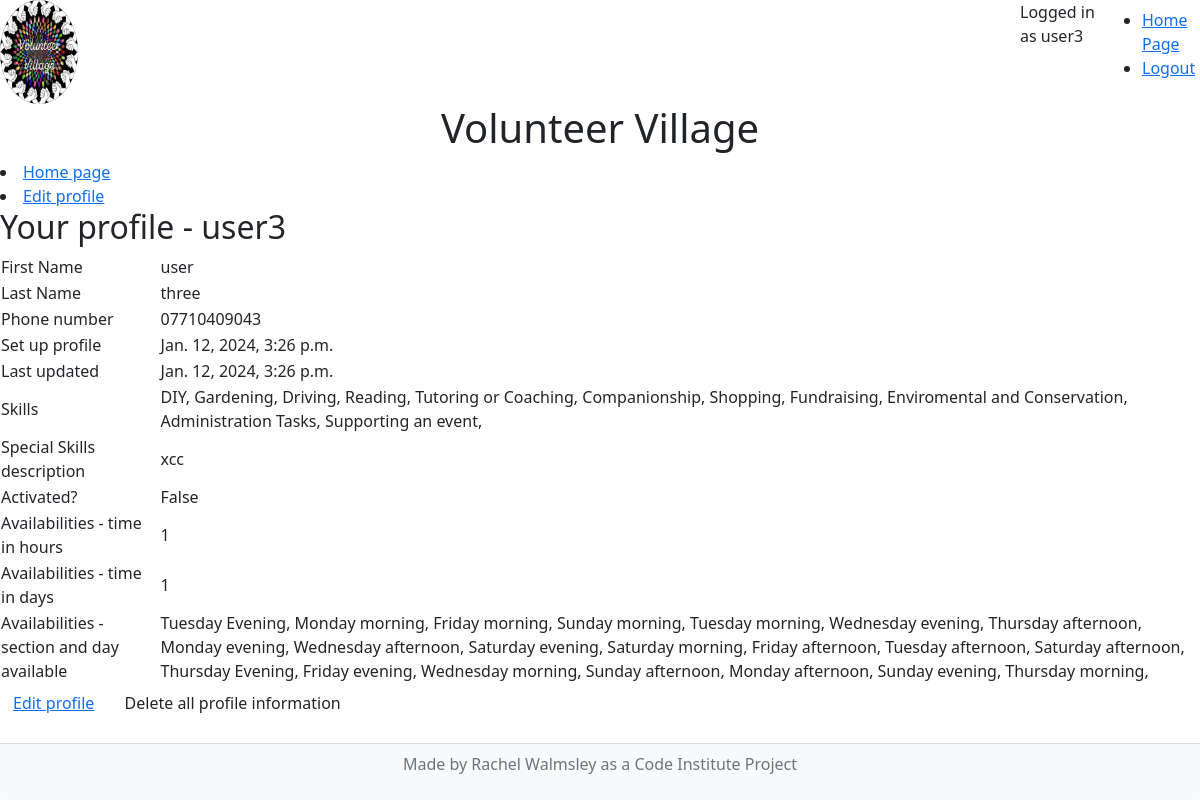
The app's page /volunteer/read_profile (signed in) with its own data.
### volunteer/models.py (models this page shows, shortened)
class VolunteerProfile(models.Model):
    user_name = models.OneToOneField(User, on_delete=models.CASCADE)
    name = models.CharField(max_length=128)
    fname = models.CharField(
        max_length=50,
        null=False,
        blank=False,
        verbose_name='First Name',
        help_text='format: required, max_length=50',
    )
    lname = models.CharField(
        max_length=50,
        null=False,
        blank=False,
        verbose_name='Last Name',
        help_text='format: required, max_length=50',
    )
    phone = models.CharField(
        max_length=12,
        blank=False,
        null=False,
    )
    created_on = models.DateTimeField(
        auto_now_add=True,
    )
    updated_on = models.DateTimeField(
        auto_now_add = True,
    )
    skilled = models.ManyToManyField(
        SkillChoices,
        verbose_name=("Activity options"),
        related_name="VolunteerProfiles")
    special_skills_description = models.TextField(
        null=False,
        blank=True,
        verbose_name='special skills description',
        max_length = 500,
    )
    activated = models.BooleanField(
        default=False,
    )
    time_length_hours = models.PositiveSmallIntegerField(
        default=0,
        validators=[
            MaxValueValidator(168), #168 hours in a week
        ])
    time_length_days = models.PositiveSmallIntegerField(
        default=0,
        validators=[
            MaxValueValidator(7), #7 days in a week
        ])
    mon_am = models.BooleanField(
        default=False,
        verbose_name="Monday morning",
    )
    mon_pm = models.BooleanField(
        default=False,
        verbose_name="Monday afternoon",
    )
    mon_ev = models.BooleanField(
        default=False,
        verbose_name="Monday evening",
    )
    tue_am = models.BooleanField(
        default=False,
        verbose_name="Tuesday morning",
    )
    tue_pm = models.BooleanField(
        default=False,
        verbose_name="Tuesday afternoon",
    )
    tue_ev = models.BooleanField(
        default=False,
        verbose_name="Tuesday Evening",
    )
    wed_am = models.BooleanField(
        default=False,
        verbose_name="Wednesday morning",
    )
    wed_pm = models.BooleanField(
        default=False,
        verbose_name="Wednesday afternoon",
    )
    wed_ev = models.BooleanField(
        default=False,
        verbose_name="Wednesday evening",
    )
    thu_am = models.BooleanField(
        default=False,
        verbose_name="Thursday morning",
    )
    thu_pm = models.BooleanField(
        default=False,
        verbose_name="Thursday afternoon",
    )
    thu_ev = models.BooleanField(
        default=False,
        verbose_name="Thursday Evening",
    )
    fri_am = models.BooleanField(
        default=False,
        verbose_name="Friday morning",
    )
    fri_pm = models.BooleanField(
        default=False,
        verbose_name="Friday afternoon",
    )
    fri_ev = models.BooleanField(
        default=False,
        verbose_name="Friday evening",
    )
    sat_am = models.BooleanField(
        default=False,
        verbose_name="Saturday morning",
    )
    sat_pm = models.BooleanField(
        default=False,
        verbose_name="Saturday afternoon",
    )
    sat_ev = models.BooleanField(
        default=False,
        verbose_name="Saturday evening",
    )
    sun_am = models.BooleanField(
        default=False,
        verbose_name="Sunday morning",
    )
    sun_pm = models.BooleanField(
        default=False,
        verbose_name="Sunday afternoon",
    )
    sun_ev = models.BooleanField(
        default=False,
        verbose_name="Sunday evening",
    )

class SkillChoices(models.Model):
    name= models.CharField(max_length=50)

### volunteer/views.py (the view)
# urls.py: path("volunteer/read_profile", views.read_profile, name="read"),
def read_profile(request):
    pk_logged_in = request.user.pk
    profile = get_object_or_404(VolunteerProfile, user_name_id = pk_logged_in)
    peoples = VolunteerProfile.objects.filter(user_name_id=pk_logged_in).values()
    skills = profile.skilled.values()
    true_pairs = [{key for key, value in people.items() if value is True} for people in peoples]
    sessions =[]
    for true_pair in true_pairs:
        for pair in true_pair:
            pair = get_verbose_name(pair)
            sessions.append(pair)
    print(true_pairs)
    context = {
        'peoples': peoples,
        'pk_logged_in': pk_logged_in,
        'true_pairs': true_pairs,
        'skills': skills,
        'sessions': sessions
    }
    return render(request, 'volunteer/read_profile.html', context)

### volunteer/views.py (called while the page is built)
def get_verbose_name(name):
    session = VolunteerProfile._meta.get_field(name)
    verbose = session.verbose_name
    return verbose

### templates/volunteer/read_profile.html (shortened to what this page needs)
{% extends "base.html" %}
{% block content %}
<li>
    <a href="{% url 'index' %}">Home page</a>
</li>
<li>
    <a href="{% url 'edit' %}">Edit profile</a>
</li>
<h2>Your profile - {{ user.username }} </h3>
<table>
    {% for individual in peoples %}
    <tr>
        <td>First Name</td>
        <td>{{ individual.fname }} </td>
    </tr>
    <tr>
        <td>Last Name</td>
        <td>{{ individual.lname }}</td>
    </tr>
    <tr>
        <td>Phone number</td>
        <td>{{ individual.phone }}</td>
    </tr>
    <tr>
        <td>Set up profile</td>
        <td>{{ individual.created_on }}</td>
    </tr>
    <tr>
        <td>Last updated</td>
        <td>{{ individual.updated_on }}</td>
    </tr>
    <tr>
        <td>Skills </td>
        <td>
            {% for skill in skills %}
                {{ skill.name }},
            {%endfor %}
        </td>
    </tr>
    <tr>
        <td>Special Skills description</td>
        <td>{{ individual.special_skills_description }}</td>
    </tr>
    <tr>
        <td>Activated?</td>
        <td>{{ individual.activated }}</td>
    </tr>
    <tr>
        <td>Availabilities - time in hours</td>
        <td>{{ individual.time_length_hours }}</td>
    </tr>
    <tr>
        <td>Availabilities - time in days</td>
        <td>{{ individual.time_length_days }}
    </tr>
    {% endfor %}
    <tr>
        <td>Availabilities - section and day available</td>
        <td>
            {% for session in sessions %}
            {{ session }},
            {% endfor %}
        </td>
    </tr>
</table>
<button class="btn">
<a href="{% url 'edit' %}">Edit profile</a>
</button>
<button class="btn btn-delete" charity_id="{{ peoples.id }}"" type="submit">
    Delete all profile information
</button>
{% endblock %}

### templates/base.html (shortened to what this page needs)
{% load static %}
<!DOCTYPE html>
<html lang="en">
<head>
    <link href="https://cdn.jsdelivr.net/npm/bootstrap@5.0.1/dist/css/bootstrap.min.css" rel="stylesheet"
>
</head>
<body>
    <div class="row">
    <img class="rounded-circle img-responsive col-3 col-lg-1" id="logo" src="{% static 'images/logo.jpg' %}" alt="logo for volunteer village of hands">
    <div class="col-6 col-lg-9">
    </div>
    <div class="col-1">
    {% if user.is_authenticated %}
        <p>Logged in as {{ user }}</p>
    {% else %}
        <p>Not logged in</p>
    {% endif %}
    </div>
    <nav class="navbar navbar-nav navbar-fixed-top navbar-right col-3 col-lg-1">
        <ul>
            <li>
                <a href="{% url 'index' %}">Home Page</a>
            </li>
            {% if user.is_authenticated %}
                <li>
                    <a href="{% url 'account_logout' %}">Logout</a>
                </li>
            {% endif %}
        </ul>
    </nav>
    </div>
    <div class="row">
    <h1 class="text-center">
        Volunteer Village
    </h1>
    </div>
    <main>
        {% block content %}{% endblock content %}
    </main>
    <footer class="fixed-bottom">
        <div class="card-footer bg-light style="--bs-bg-opacity: 1;"">
        <p class="text-center text-muted">Made by Rachel Walmsley as a Code Institute Project</p>
        </div>
    </footer>
</body>
</html>

### records on screen
VolunteerProfile: fname "user", lname "three", phone "07710409043", created_on "Jan. 12, 2024, 3:26 p.m.", updated_on "Jan. 12, 2024, 3:26 p.m.", special_skills_description "xcc", activated "False", time_length_hours "1", time_length_days "1"
SkillChoices: name "DIY"
SkillChoices: name "Gardening"
SkillChoices: name "Driving"
SkillChoices: name "Reading"
SkillChoices: name "Tutoring or Coaching"
SkillChoices: name "Companionship"
SkillChoices: name "Shopping"
SkillChoices: name "Fundraising"
SkillChoices: name "Enviromental and Conservation"
SkillChoices: name "Administration Tasks"
SkillChoices: name "Supporting an event"

### other values on screen
{{ user }} "user3"
{{ user.username }} "user3"
{{ session }} "Tuesday Evening" "Monday morning" "Friday morning" "Sunday morning" "Tuesday morning" "Wednesday evening" "Thursday afternoon" "Monday evening" "Wednesday afternoon" "Saturday evening" "Saturday morning" "Friday afternoon" "Tuesday afternoon" "Saturday afternoon" "Thursday Evening" "Friday evening" "Wednesday morning" "Sunday afternoon" "Monday afternoon" "Sunday evening" "Thursday morning"
